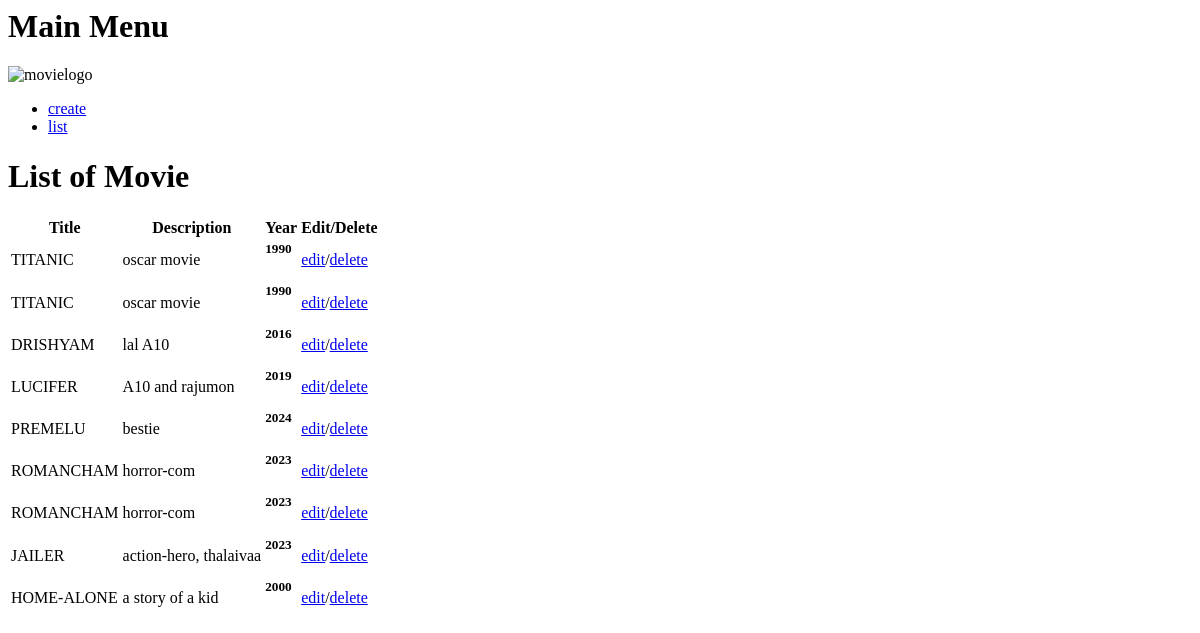
Page /movies/list/ on the earlier database version.
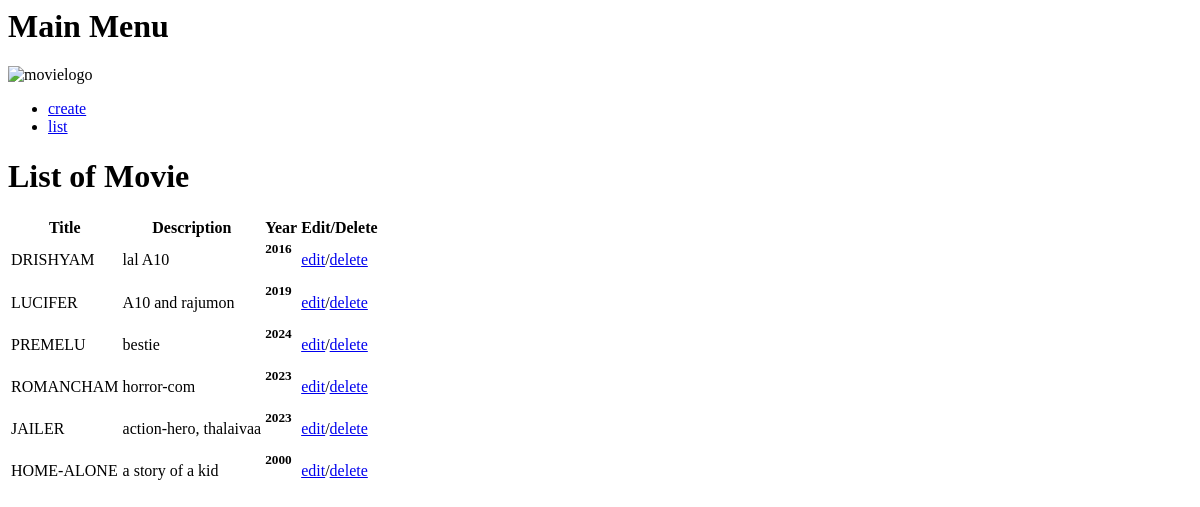
Same page on the later database version.
### movies/models.py (models this page shows)
class Movie_info(models.Model):
    title =  models.CharField(max_length=100)
    year = models.IntegerField(null = True)
    description = models.TextField()

### movies/views.py (the view)
# urls.py: path('list/', views.list, name='list'),
def list(request):
    movie_set = Movie_info.objects.all()  #fetching all the data from the database
    print(movie_set)
    return render(request, 'list.html', {'movies' : movie_set})

### templates/list.html
{% extends 'blank_layout.html' %}
{% load static %}
{% block content %}
    <h1>List of Movie</h1>
    <table>
        <tr><th>Title</th><th>Description</th><th>Year</th><th>Edit/Delete</th></tr>
        {% for movie_obj in movies %}
            <tr>
                <td><p>{{ movie_obj.title | upper }}</p></td>
                <td><p>{{ movie_obj.description | default:"No data Available" }}</p></td>
                <td><h5>{{ movie_obj.year }}</h5></td>
                <td><a href="{% url 'edit' movie_obj.id %}">edit</a>/<a href="{% url 'delete' movie_obj.id %}">delete</a></td>
            </tr>
        {% endfor %}
    </table>
{% endblock %}

### templates/blank_layout.html (shortened to what this page needs)
{% load static %}
<h1> Main Menu</h1>
<img src="{% static 'images/movielogo.jpg' %}" alt="movielogo">
{% include 'menu.html' %}
{% block content %}{% endblock %}

### templates/menu.html
<ul>
    <li><a href="{% url 'create' %}">create</a></li>
    <li><a href="{% url 'list' %}">list</a></li>
</ul>

Differences in the rows shown:
removed Movie_info: title "TITANIC", description "oscar movie", year "1990"
removed Movie_info: title "TITANIC", description "oscar movie", year "1990"
removed Movie_info: title "ROMANCHAM", description "horror-com", year "2023"
